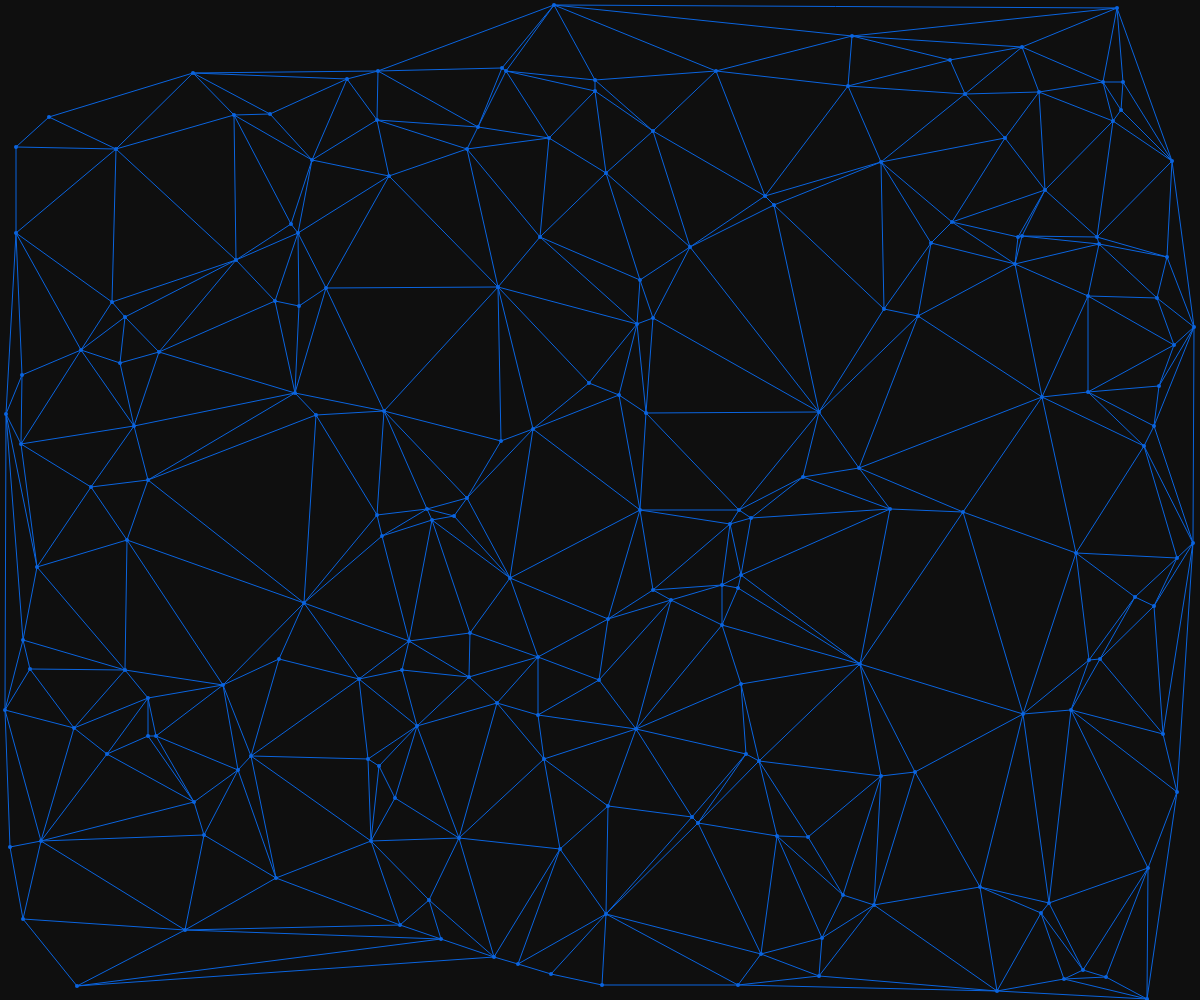
Frame 1 (no input)
Frame 60 (no input): identical to frame 1, image omitted
Frame 120 (the mouse pressed at the canvas centre since frame 60): identical to frame 1, image omitted

The p5.js sketch that drew this single still picture (run headless with seeded random() and noise() and a simulated clock; from frame 60 on, the mouse is pressed at the canvas centre):

// p5.js sketch
// ── sketch.js
function setup() {
    canvas = createCanvas(window.innerWidth, window.innerHeight);

    background(15);
    stroke(10, 100, 223);
    ellipseMode(RADIUS);
    noFill();

    var N_POINTS = 200; 

    var points = [];
    for (var i = 0; i < N_POINTS; i++) {
        mypoint = new Point(Math.floor(Math.random() * width), Math.floor(Math.random() * height));
        points[i] = mypoint
        strokeWeight(4);
        points[i].draw();
        strokeWeight(1);
    };
/*
    strokeWeight(4);
    points[0] = new Point(818, 196);
    points[1] = new Point(1393, 377);
    points[2] = new Point(306, 162);
    points[0].draw();
    points[1].draw();
    //points[2].draw();
    strokeWeight(1);
    */

    var mesh = boyerWatson(points);
    //console.log(points);
}

function boyerWatson(points) {
    mesh = new Mesh();
    var super_triangle = new Face(new Vertex(-1, -1),
                                  new Vertex(-1, 2 * height),
                                  new Vertex(2 * width, -1));
    //console.log('Add supertriangle.');
    mesh.addFace(super_triangle);

    for (var i = 0; i < points.length; i++) {
        //console.log('Adding point: ' + points[i].stringify());
        var point = points[i];
        var badTriangles = [];

        //console.log("Checking faces.");
        for (var j = 0; j < mesh.faces.length; j++) {
            var tri = mesh.faces[j];
            // if point is in circumcircle of tri, add to badTriangles.
            if (tri.circumcircleContains(point)) {
                //console.log("CC for tri " + tri.stringify() + " contains point.");
                badTriangles.push(tri);
            }
            //else console.log("CC for tri " + tri.stringify() + " nae contain point.");
        };

        var free_edges = freeEdges(badTriangles);
        //console.log("Free Edges: ");
        for (var j = 0; j < free_edges.length; j++) {
            //console.log(free_edges[j].stringify());
        };

        //console.log("Deleting bad triangles.");
        //console.log("Mesh pre-deletion: " + mesh.stringify());
        for (var j = 0; j < badTriangles.length; j++) {
            mesh.deleteFace(badTriangles[j]);
        };

        //console.log("Mesh post-deletion: " + mesh.stringify());

        //console.log("Filling polygon hole with new triangles");
        for (var j = 0; j < free_edges.length; j++) {
            var new_face = new Face(free_edges[j].a,
                                    free_edges[j].b,
                                    new Vertex(point.x, point.y));
            mesh.addFace(new_face);
        };
    };

    var deletes = [];

    //console.log('Deleting super_triangle vertices');
    for (var i = 0; i < mesh.faces.length; i++) {
        if (mesh.faces[i].containsVertex(super_triangle.vertices.a) || mesh.faces[i].containsVertex(super_triangle.vertices.b) || mesh.faces[i].containsVertex(super_triangle.vertices.c)) {
            deletes.push(mesh.faces[i]);
        }
    };

    for (var i = 0; i < deletes.length; i++) {
        mesh.deleteFace(deletes[i]);
    };


    mesh.draw();
    return mesh;
}

function freeEdges(triangles) {
    var all_edges = [];
    var free_edges = [];

    for (var i = 0; i < triangles.length; i++) {
        var foo = triangles[i];
        all_edges = all_edges.concat(triangles[i].getEdgeList().edges);
    };

    for (var i = 0; i < all_edges.length; i++) {
        var free = true;
        for (var j = 0; j < all_edges.length; j++) {
            if (i == j) {
                continue;
            }
            if (all_edges[i].isEqual(all_edges[j])) {
                free = false;
                break;
            }
        };

        if (free) {
            free_edges.push(all_edges[i]);
        }
    };

    return free_edges;

}

function draw() {
}

window.onresize = function() {
    var w = window.innerWidth;
    var h = window.innerHeight;
    canvas.size(w,h);
    width = w;
    height = h;
};

function Point(x, y) {
    this.x = x;
    this.y = y;

    this.draw = function() {
        point(this.x, this.y);
    }

    this.stringify = function() {
        return "(" + this.x + "," + this.y + ")";
    }
}

function Mesh() {
    this.faces = [];
    this.vertices = [];

    this.addFace = function(face) {
        var newface = false;

        // For each vertex in the face to be added, check if the vertex is
        // already present in the mesh. If any vertex is not present, add it and
        // flag that this is a new face.
        for (var v in face.vertices) {
            var i = this._indexOfVertex(face.vertices[v]);
            if (i == -1) {
                this.vertices.push(face.vertices[v]);
                newface = true;
            }
        }

        var miss = true;

        for (var i = 0; i < this.faces.length; i++) {
            if (this.faces[i].isEqual(face)) {
                miss = false;
                break;
            }
        };

        // If this is a new face, add it to the face list.
        if (newface || miss) {
            //console.log("Adding face - " + face.stringify());
            this.faces.push(face);

            // Add reverse references from the vertices to the face
            for (var v in face.vertices) {
                var i = this._indexOfVertex(face.vertices[v]);
                if (i != -1) {
                    face.vertices[v] = this.vertices[i];
                    this.vertices[i].faces.push(face);
                }
            }
        }

    }

    this.deleteFace = function(face) {
        var i = this.faces.indexOf(face);
        if (i != -1) {
            for (var v in face.vertices) {
                var j = this._indexOfVertex(face.vertices[v]);
                if (this.vertices[j].faces.length == 1) {
                    // If this is the only face with this vertex, remove the
                    // vertex from the list of vertices.
                    this.vertices.splice(j, 1);
                }
                else {
                    // If more than one face has this vertex, unlink the deleted
                    // face from the vertex in question.
                    var p = this.vertices[j].faces.indexOf(face);
                    this.vertices[j].faces.splice(p, 1);
                }
            }
        }
        // Remove the face.
        //console.log("Deleting face - " + face.stringify());
        this.faces.splice(i, 1);
    }

    this.stringify = function() {
        var f = [];
        for (var i = 0; i < this.faces.length; i++) {
            f.push(this.faces[i].stringify());
        };

        var face_string = f.join("\n");
        return "{ " + face_string + " }";
    }


    this.draw = function() {
        var edges = this.getEdges();

        for (var i = 0; i < edges.length; i++) {
            line(edges[i].a.x, edges[i].a.y, edges[i].b.x, edges[i].b.y);
        };
/*
        for (var i = 0; i < this.faces.length; i++) {
            var cc = this.faces[i].circumcentre();
            var cr = this.faces[i].circumradius();
            ellipse(cc.x, cc.y, cr, cr);
        };
        */
    }

    this.getEdges = function() {
        var edges = new EdgeList();
        for (var i = 0; i < this.faces.length; i++) {
            var face = this.faces[i];
            var edge1 = new Edge(face.vertices.a, face.vertices.b);
            var edge2 = new Edge(face.vertices.b, face.vertices.c);
            var edge3 = new Edge(face.vertices.c, face.vertices.a);

            if (! edges.contains(edge1)) {
                edges.append(edge1);
            }
            if (! edges.contains(edge2)) {
                edges.append(edge2);
            }
            if (! edges.contains(edge3)) {
                edges.append(edge3);
            }
        };
        return edges.edges;
    }

    this._indexOfVertex = function(v) {
        for (var i = 0; i < this.vertices.length; i++) {
            if (v.isEqual(this.vertices[i])) {
                return i;
            }
        };
        return -1;
    }
}

function EdgeList() {
    this.edges = [];

    this.contains = function(e) {
        for (var i = 0; i < this.edges.length; i++) {
            if (this.edges[i].isEqual(e)) {
                return true;
            }
        };
        return false;
    }

    this.append = function(e) {
        this.edges.push(e);
    }
}

function Edge(a, b) {
    this.a = a;
    this.b = b;

    this.isEqual = function(e) {
        if (this.a.x == e.a.x &&
            this.b.x == e.b.x &&
            this.a.y == e.a.y &&
            this.b.y == e.b.y) {
            return true;
        }
        if (this.a.x == e.b.x &&
            this.b.x == e.a.x &&
            this.a.y == e.b.y &&
            this.b.y == e.a.y) {
            return true;
        }
        return false;
    }

    this.stringify = function() {
        return "{a: " + this.a.stringify() + ", b: " + this.b.stringify() + "}";
    }
}

function Vertex(x, y) {
    this.x = x;
    this.y = y;
    this.faces = [];

    this.isEqual = function(v) {
        return (v.x == this.x) && (v.y == this.y);
    }

    this.stringify = function() {
        return "(" + this.x + "," + this.y + ")";
    }
}

function Face(a, b, c) {
    this.vertices = {};

    // Orient vertices clockwise
    var cp = (b.x - a.x) * (c.y - a.y) - (c.x - a.x) * (b.y - a.y);
    this.vertices.a = a;
    if (cp > 0) {
        this.vertices.b = b;
        this.vertices.c = c;
    }
    else {
        this.vertices.b = c;
        this.vertices.c = b;
    }

    this.circumcircleContains = function(d) {
        var a = this.vertices.a;
        var b = this.vertices.b;
        var c = this.vertices.c;

        var d_a = a.x - d.x;
        var d_b = a.y - d.y;
        var d_c = (a.x*a.x - d.x*d.x) + (a.y*a.y - d.y*d.y);

        var d_d = b.x - d.x;
        var d_e = b.y - d.y;
        var d_f = (b.x*b.x - d.x*d.x) + (b.y*b.y - d.y*d.y);

        var d_g = c.x - d.x;
        var d_h = c.y - d.y;
        var d_i = (c.x*c.x - d.x*d.x) + (c.y*c.y - d.y*d.y);

        var determinant = d_a * d_e * d_i + d_b * d_f * d_g + d_c * d_d * d_h - d_c * d_e * d_g - d_b * d_d * d_i - d_a * d_f * d_h;
        return determinant > 0;
    }

    this.circumcentre = function() {
        var a = this.vertices.a;
        var b = this.vertices.b;
        var c = this.vertices.c;

        var d = 2 * (a.x * (b.y - c.y) + b.x * (c.y - a.y) + c.x * (a.y - b.y));

        var u_x = (  (a.x*a.x + a.y*a.y) * (b.y - c.y)
                   + (b.x*b.x + b.y*b.y) * (c.y - a.y)
                   + (c.x*c.x + c.y*c.y) * (a.y - b.y))
                   / d;
        var u_y = (  (a.x*a.x + a.y*a.y) * (c.x - b.x)
                   + (b.x*b.x + b.y*b.y) * (a.x - c.x)
                   + (c.x*c.x + c.y*c.y) * (b.x - a.x))
                   / d;
        return new Point(u_x, u_y);
    }

    this.circumradius = function() {
        var cc = this.circumcentre();
        var a = this.vertices.a;

        return Math.sqrt(Math.pow(cc.x - a.x, 2) + Math.pow(cc.y - a.y, 2));
    }

    this.getEdgeList = function() {
        var e = new EdgeList();
        e.append(new Edge(this.vertices.a, this.vertices.b));
        e.append(new Edge(this.vertices.b, this.vertices.c));
        e.append(new Edge(this.vertices.c, this.vertices.a));
        return e;
    }

    this.containsVertex = function(v) {
        return this.vertices.a.isEqual(v) || this.vertices.b.isEqual(v) || this.vertices.c.isEqual(v);
    }

    this.isEqual = function(f) {
        return this.containsVertex(f.vertices.a) && this.containsVertex(f.vertices.b) && this.containsVertex(f.vertices.c);
    }

    this.stringify = function() {
        return "{a: " + this.vertices.a.stringify() + " b: " + this.vertices.b.stringify() + " c: " + this.vertices.c.stringify() + "}";

    }

}
